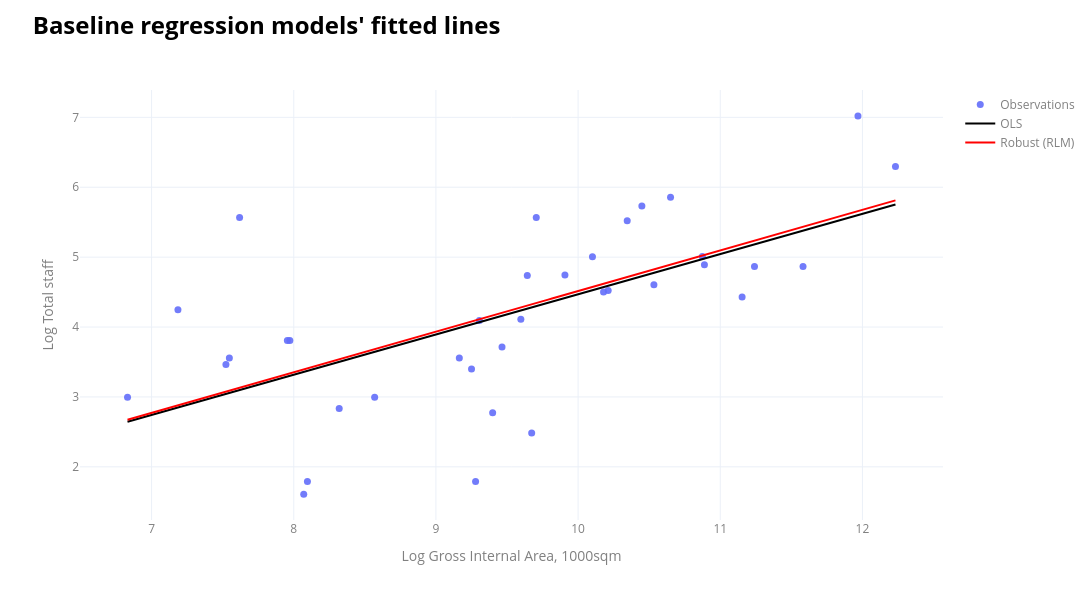

Notebook cell for this chart:
### Code cell
#| include: false
#Plot regression line
x, y = final_x, final_y
cols = ["id","lpa_name","current_occupier"]
df = data_ldn_exstg_regression_m1
ht = "<br>".join([f"{c}: %{{customdata[{i}]}}" for i,c in enumerate(cols)]) + "<extra></extra>"
xl = np.linspace(df[x].min(), df[x].max(), 200)

fig = go.Figure([go.Scatter(x=df[x], y=df[y], mode="markers", marker=dict(size=7,opacity=0.9),
                            name="Observations", customdata=df[cols].to_numpy(), hovertemplate=ht)])
for mdl, name, style in [(m1,"OLS",dict(color="black")),
                         (m1_robust_HuberT,"Robust (RLM)",dict(color="red"))]:
    a,b = mdl.params["const"], mdl.params[x]
    fig.add_trace(go.Scatter(x=xl, y=a+b*xl, mode="lines", line=dict(width=2,**style), name=name))

fig.update_layout(width=1100,height=600,template="plotly_white",
                  title=dict(text="<br><span style='font-size:24px; font-weight:bold; color:%s;'>Baseline regression models' fitted lines</span>"%notes_colour,
                             x=0.03,xanchor="left",y=0.98,yanchor="top"),
                  margin=dict(t=90),legend=dict(font=dict(color=labels_colour)))
fig.update_xaxes(title_text="Log Gross Internal Area, 1000sqm",title_font=dict(color=labels_colour),tickfont=dict(color=labels_colour))
fig.update_yaxes(title_text="Log Total staff",title_font=dict(color=labels_colour),tickfont=dict(color=labels_colour))
fig.show(config={
    "toImageButtonOptions": {
        "format": "png",
        "filename": "figure",
        "scale": 4
    }
})

### Figure 1 — Plotly figure (JSON) as saved in the notebook; plotly's stock layout.template omitted (floating-point values rounded to 4 significant figures; data arrays with more than 128 entries replaced by an {"elided": "..."} marker saying what was removed)
{"data": [{"customdata": [["Tower_Hamlets-PA_24_01932_A1", "Tower Hamlets", "Global Switch London"], ["Tower_Hamlets-PA_10_02860", "Tower Hamlets", "Equinix Data Centre"], ["Islington-P2013_1089_FUL", "Islington", "Colt Data Centres"], ["Hounslow-P_2019_3115", "Hounslow", "ServerFarm"], ["Hillingdon-38421_APP_2021_4045", "Hillingdon", "Colt Data Centre Services"], ["Tower_Hamlets-PA_21_02777_A1", "Tower Hamlets", "Global Switch London"], ["Hounslow-P_2007_1897", "Hounslow", null], ["Ealing-PP_2015_0516", "Ealing", "Equinix Data Centre"], ["Havering-P0151_12", "Havering", "Green Mountain"], ["Enfield-LDC_08_0514", "Enfield", "Virtus"], ["Tower_Hamlets-PA_00_00622", "Tower Hamlets", "Telehouse International Corporation of Europe Ltd"], ["Tower_Hamlets-PA_08_01799", "Tower Hamlets", "Telehouse International Corporation of Europe Ltd"], ["Tower_Hamlets-PA_23_01021_NC", "Tower Hamlets", "Equinix Data Centre"], ["Enfield-TP_11_1373", "Enfield", "Sovereign Business Integration plc"], ["Tower_Hamlets-PA_22_01023_NC", "Tower Hamlets", "Telehouse International Corporation of Europe Ltd"], ["Hounslow-P_2011_3272", "Hounslow", "Virtus"], ["Tower_Hamlets-PA_13_00803", "Tower Hamlets", "Digital Realty "], ["Croydon-19_00539_FUL", "Croydon", "Pulsant"], ["Tower_Hamlets-PA_20_02381_NC", "Tower Hamlets", "Echelon"], ["Bexley-23_00960_FUL", "Bexley", "OVH"], ["Camden-2022_3535_P", "Camden", "UCL"], ["Ealing-224110OPDFUL", "Ealing", "Colt Data Centre Services"], ["Bromley-19_04182_FULL1", "Bromley", "Dajon Data Management Ltd"], ["Tower_Hamlets-PA_21_00615_NC", "Tower Hamlets", "Digital Realty "], ["Barking_&_Dagenham-18_00161_FUL", "Barking & Dagenham", "NTT Data Centre"], ["Brent-22_4185", "Brent", null], ["Ealing-250949FUL", "Ealing", "Global Technical Realty"], ["Hillingdon-75111_APP_2020_1955", "Hillingdon", "ARC Data Centres"], ["Hillingdon-75111_APP_2025_739", "Hillingdon", "ARC Data Centres"], ["Hillingdon-78343_APP_2025_719", "Hillingdon", "Colt Data Centre Services"], ["Newham-23_01697_OUT", "Newham", null], ["Newham-24_00088_FUL", "Newham", null], ["Tower_Hamlets-PA_12_00090", "Tower Hamlets", "Digital Realty "], ["Tower_Hamlets-PA_14_00074", "Tower Hamlets", "Telehouse International Corporation of Europe Ltd"], ["Tower_Hamlets-PA_21_02182_A1", "Tower Hamlets", null], ["Tower_Hamlets-PA_24_01450_A1", "Tower Hamlets", "Digital Realty "]], "hovertemplate": "id: %{customdata[0]}<br>lpa_name: %{customdata[1]}<br>current_occupier: %{customdata[2]}<extra></extra>", "marker": {"opacity": 0.9, "size": 7}, "mode": "markers", "name": "Observations", "type": "scatter", "x": [10.21, 9.706, 7.547, 9.399, 10.53, 11.15, 9.279, 10.18, 9.306, 7.972, 7.185, 9.907, 7.619, 7.955, 10.35, 9.674, 9.465, 8.096, 9.597, 8.32, 8.07, 9.165, 6.831, 7.523, 10.87, 10.89, 11.97, 10.65, 9.643, 11.58, 12.23, 11.24, 9.251, 10.1, 10.45, 8.569], "y": [4.522, 5.568, 3.555, 2.773, 4.605, 4.431, 1.792, 4.5, 4.094, 3.807, 4.248, 4.745, 5.568, 3.807, 5.521, 2.485, 3.714, 1.792, 4.111, 2.833, 1.609, 3.555, 2.996, 3.466, 5.011, 4.89, 7.021, 5.858, 4.736, 4.868, 6.295, 4.868, 3.401, 5.004, 5.73, 2.996]}, {"line": {"color": "black", "width": 2}, "mode": "lines", "name": "OLS", "type": "scatter", "x": {"elided": "200 float values"}, "y": {"elided": "200 float values"}}, {"line": {"color": "red", "width": 2}, "mode": "lines", "name": "Robust (RLM)", "type": "scatter", "x": {"elided": "200 float values"}, "y": {"elided": "200 float values"}}], "layout": {"height": 600, "legend": {"font": {"color": "grey"}}, "margin": {"t": 90}, "title": {"text": "<br><span style='font-size:24px; font-weight:bold; color:black;'>Baseline regression models' fitted lines</span>", "x": 0.03, "xanchor": "left", "y": 0.98, "yanchor": "top"}, "width": 1100, "xaxis": {"tickfont": {"color": "grey"}, "title": {"font": {"color": "grey"}, "text": "Log Gross Internal Area, 1000sqm"}}, "yaxis": {"tickfont": {"color": "grey"}, "title": {"font": {"color": "grey"}, "text": "Log Total staff"}}}}
